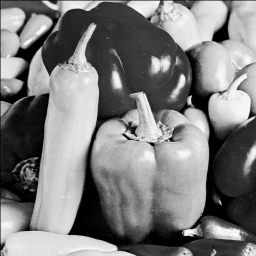
%> input picture pepper.ascii.pgm, 256 x 256 px
$ octave matlab.m   (GNU Octave 9; MATLAB toolbox functions it lacks are replaced by stand-ins)
%> lines starting %> are read from the running program, lines starting %| are printed output that depends on the picture; in (x1, y1, x2, y2) boxes, pixels count from 0 and x2, y2 are one past the last pixel; in counts of white or black regions, pixels touching at a corner belong together; the program's own positions count from 1
kernel = [0, 0, 3, 2, 2, 2, 3, 0, 0;
                   0, 2, 3, 5, 5, 5, 3, 2, 0;
                   3, 3, 5, 3, 0, 3, 5, 3, 3;
                   2, 5, 3, -12, -23, -12, 3, 5, 2;
                   2, 5, 0, -23, -40, -23, 0, 5, 2;
                   2, 5, 3, -12, -23, -12, 3, 5, 2;
                   3, 3, 5, 3, 0, 3, 5, 3, 3;
                   0, 2, 3, 5, 5, 5, 3, 2, 0;
                   0, 0, 3, 2, 2, 2, 3, 0, 0];

%disp(kernel)

image = imread("pepper.ascii.pgm");
%> image is the input picture: size 256x256 uint8; min 0, max 255, mean 125
image = im2gray(image);

filterResult = conv2(kernel,image);
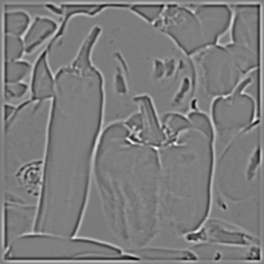
%> filterResult: size 264x264 double; min -25867, max 27756, mean 470; drawn with min black and max white

imshow(filterResult);
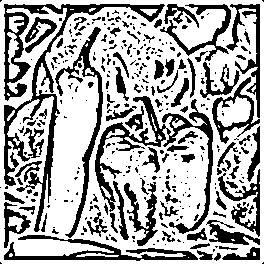
%> displayed picture: size 264x264, on the screen's scale of 0 to 255; 66.7% white; 343 black regions (256 under 20 px), largest, box (x1, y1, x2, y2) and area: (4, 4, 165, 232) 4447, (95, 96, 213, 234) 2675, (4, 235, 198, 261) 1526
